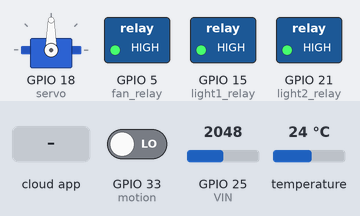
The sketch below on a simulated ESP32. On the bench: servo, switched loads named in the sketch (green lamp = pin HIGH). The test bench sets the inputs (shaded band); at power-on: GPIO 33 (motion) LOW, GPIO 25 (VIN) = 2048, temperature 24 °C. WiFi joins after 1.5 s; servers stay silent unless stated; the Firebase database answers and starts empty; what the sketch prints to the serial monitor is not drawn.

Above: at 3.7 s.
3.8 s: the phone or cloud app sets door to 1
At 5.8 s:
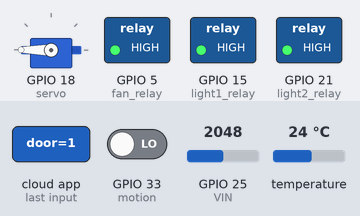
7.0 s: GPIO 33 (motion) driven HIGH
At 10.1 s:
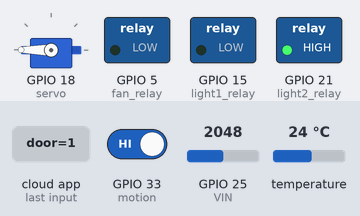
11.0 s: the phone or cloud app sets light1 to 0
At 12.3 s:
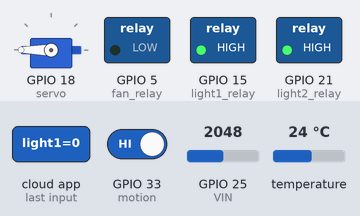
13.9 s: the phone or cloud app sets light2 to 1
At 15.6 s:
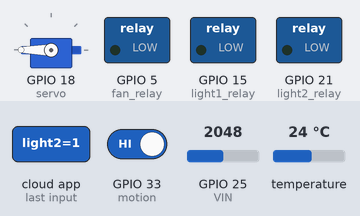
16.1 s: the phone or cloud app sets fan to 0
At 17.68 s:
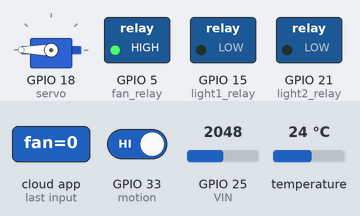
19.3 s: the phone or cloud app sets door to 2
At 21.1 s:
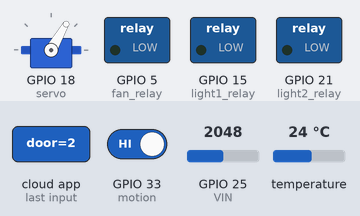
Timing chart, 0 to 22.1 s (numbered marks = the images above; inputs shaded):
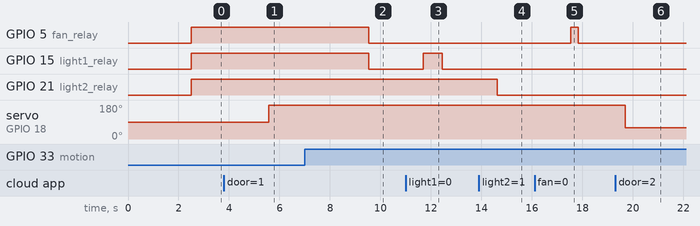

Measured:
- after the input at 3.8 s, servo on GPIO 18 (servo): 90° → 180° after 1.8 s
- after the input at 7.0 s, GPIO 5 (fan_relay), GPIO 15 (light1_relay): HIGH → LOW after 2.5 s
- after the input at 11.0 s, GPIO 15 (light1_relay): LOW → HIGH after 0.70 s, → LOW 0.75 s later
- after the input at 13.9 s, GPIO 21 (light2_relay): HIGH → LOW after 0.71 s
- after the input at 16.1 s, GPIO 5 (fan_relay): LOW → HIGH after 1.4 s, → LOW 0.30 s later
- after the input at 19.3 s, servo on GPIO 18 (servo): 180° → 60° after 0.39 s

The sketch:

Project_v1.ino
```cpp
#include <WiFi.h>
#include <ESP32Firebase.h>
#include <PubSubClient.h>

#include <OneWire.h>
#include <DallasTemperature.h>

#include <ESP32Servo.h>

#define _SSID ""          // Your WiFi SSID
#define _PASSWORD "" // Your WiFi Password
#define mqtt_server ""
#define REFERENCE_URL ""  // Your Firebase project reference url
//#define API_KEY ""

Firebase firebase(REFERENCE_URL);

#define topic "check"

WiFiClient espClient;
PubSubClient client(espClient);

Servo myServo;
#define ONE_WIRE_BUS 14
const int motion = 33;
const int light1_relay = 15;
const int light2_relay = 21;
const int fan_relay = 5;
const int servo = 18;
#define VIN 25
const float VCC   = 5.0;
const int model = 1;

float cutOffLimit = 1.01;

float sensitivity[] ={
          0.185,
          0.100,
          0.066

         };
const float QOV =   0.5 * VCC;// set quiescent Output voltage of 0.5V
float voltage;// internal variable for voltage

OneWire oneWire(ONE_WIRE_BUS);
DallasTemperature sensors(&oneWire);

void setup() {
  Serial.begin(115200);
  pinMode(light1_relay, OUTPUT);
  pinMode(light2_relay, OUTPUT);
  pinMode(fan_relay, OUTPUT);
  pinMode(motion, INPUT);

  myServo.attach(servo);

    //connect wifi
  WiFi.mode(WIFI_STA);
  WiFi.disconnect();
  delay(1000);


  // Connect to WiFi
  Serial.println();
  Serial.println();
  Serial.print("Connecting to: ");
  Serial.println(_SSID);
  WiFi.begin(_SSID, _PASSWORD);

  while (WiFi.status() != WL_CONNECTED) {
    delay(500);
    Serial.print("-");
  }

  Serial.println("");
  Serial.println("WiFi Connected");

  // Print the IP address
  Serial.print("IP Address: ");
  Serial.print("http://");
  Serial.print(WiFi.localIP());
  Serial.println("/");

  client.setServer(mqtt_server,1883);

  digitalWrite(light1_relay, HIGH);
  digitalWrite(light2_relay, HIGH);
  digitalWrite(fan_relay, HIGH);
}

void loop() {

  if (firebase.getInt("devices/door") == 1) {
    Serial.print(firebase.getInt("devices/door"));
    openDoor();
  } else if (firebase.getInt("devices/door") == 2) {
    closeDoor();
  }

  if(firebase.getInt("devices/light1") == 1)//Firabase: light1 on
  {
    digitalWrite(light1_relay,LOW);

  }else if(firebase.getInt("devices/light1") == 0){
    digitalWrite(light1_relay, HIGH);

  }

  if(firebase.getInt("devices/light2") == 1)//Firabase: light2 on
  {
    digitalWrite(light2_relay,LOW);

  }else if(firebase.getInt("devices/light2") == 0){
    digitalWrite(light2_relay, HIGH);

  }

  if(firebase.getInt("devices/fan") == 1 )//Firabase: fan on
  {
    digitalWrite(fan_relay,LOW);

  }else if(firebase.getInt("devices/fan") == 0){
    digitalWrite(fan_relay,HIGH);

  }
  int motionState = digitalRead(motion);
  if(motionState == HIGH){
    firebase.setInt("devices/light1",1);
    firebase.setInt("devices/fan",1);
    digitalWrite(light1_relay, LOW);
    digitalWrite(fan_relay, LOW);
  }

  readTemperature();
  readcurrent();

}

void openDoor() {
    myServo.write(180);
}

void closeDoor() {
    myServo.write(60);
}

void readTemperature(){
    sensors.requestTemperatures();
  float temperatureC = sensors.getTempCByIndex(0);
  if (temperatureC != DEVICE_DISCONNECTED_C) {
    Serial.print("Temperature: ");
    Serial.print(temperatureC);
    Serial.println(" °C");

    firebase.setFloat("sensors/temperature",temperatureC);
  } else {
    Serial.println("Error: Could not read temperature data");
    Serial.print(temperatureC);
  }
}

void readcurrent(){
    float voltage_raw =   (5.0 / 1023.0)* analogRead(VIN);// Read the voltage from sensor
  voltage =  voltage_raw - QOV + 0.012 ;// 0.000 is a value to make voltage zero when there is no current
  float current = voltage / 1;

  if(abs(current) > cutOffLimit ){
    Serial.print("V: ");
    Serial.print(voltage,3);// print voltage with 3 decimal places
    Serial.print("V, I: ");
    Serial.print(current,2); // print the current with 2 decimal places
    Serial.println("A");
    firebase.setFloat("sensors/current",voltage);
  }else{
    Serial.println("No Current");
    firebase.setFloat("sensors/current",0.00);
  }
  delay(500);
}
```
